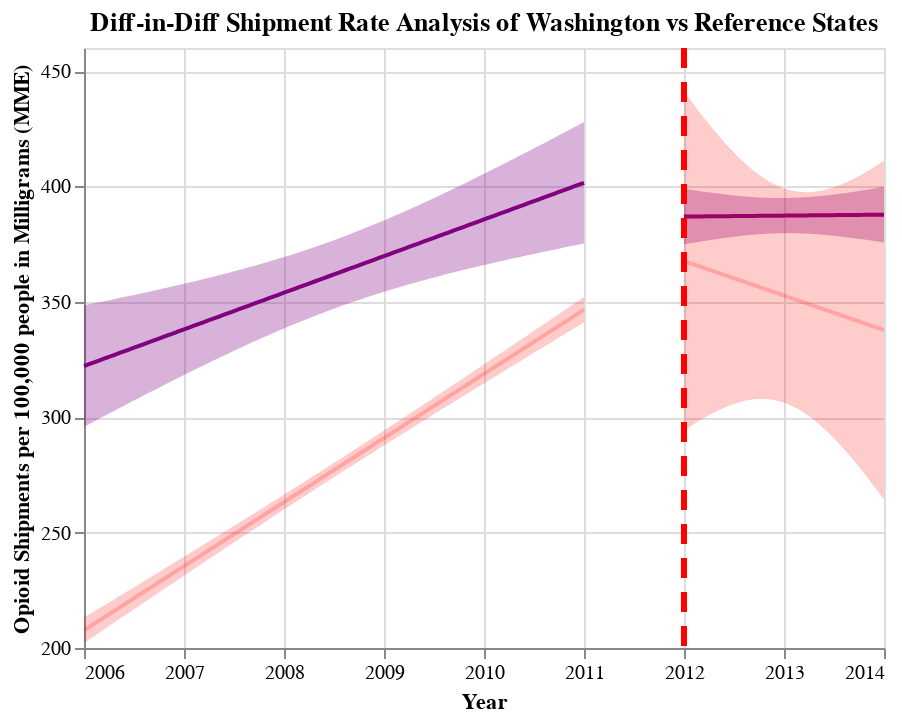

The notebook cell saved with this chart:
### Code cell
## Combine pre-post graphs to create diff-in-diff graph for WA and WA reference states
diff_in_diff_WA = pre_post_WA + pre_post_WA_ref
diff_in_diff_WA.properties(title="Diff-in-Diff Shipment Rate Analysis of Washington vs Reference States")

### Figure 1 — Vega-Lite specification as saved in the notebook (floating-point values rounded to 4 significant figures)
{"config": {"view": {"continuousWidth": 400, "continuousHeight": 300}}, "layer": [{"mark": {"type": "errorband", "color": "purple"}, "encoding": {"x": {"field": "YEAR", "type": "quantitative"}, "y": {"field": "ci_low", "title": "", "type": "quantitative"}, "y2": {"field": "ci_high"}}}, {"mark": {"type": "line", "color": "purple"}, "encoding": {"x": {"axis": {"format": "T", "title": "Year"}, "field": "YEAR", "scale": {"zero": false}, "type": "quantitative"}, "y": {"field": "MME_Rate", "scale": {"zero": false}, "title": "Opioid Shipments per 100,000 people in Milligrams (MME)", "type": "quantitative"}}}, {"layer": [{"mark": {"type": "errorband", "color": "purple"}, "encoding": {"x": {"field": "YEAR", "type": "quantitative"}, "y": {"field": "ci_low", "title": "", "type": "quantitative"}, "y2": {"field": "ci_high"}}}, {"mark": {"type": "line", "color": "purple"}, "encoding": {"x": {"axis": {"format": "T", "title": "Year"}, "field": "YEAR", "scale": {"zero": false}, "type": "quantitative"}, "y": {"field": "MME_Rate", "scale": {"zero": false}, "title": "Opioid Shipments per 100,000 people in Milligrams (MME)", "type": "quantitative"}}}], "data": {"name": "data-937d357626e792159a10840def6acec8"}}, {"data": {"name": "data-093671e60d609957934f7032375c92d9"}, "mark": {"type": "rule", "color": "red", "strokeDash": [10, 7], "strokeWidth": 3}, "encoding": {"x": {"field": "x", "type": "quantitative"}}}, {"layer": [{"mark": {"type": "errorband", "color": "red", "opacity": 0.2}, "encoding": {"x": {"field": "YEAR", "type": "quantitative"}, "y": {"field": "ci_low", "title": "", "type": "quantitative"}, "y2": {"field": "ci_high"}}}, {"mark": {"type": "line", "color": "red", "opacity": 0.2}, "encoding": {"x": {"axis": {"format": "T", "title": "Year"}, "field": "YEAR", "scale": {"zero": false}, "type": "quantitative"}, "y": {"field": "MME_Rate", "scale": {"zero": false}, "title": "Opioid Shipments per 100,000 people in Milligrams (MME)", "type": "quantitative"}}}, {"layer": [{"mark": {"type": "errorband", "color": "red", "opacity": 0.2}, "encoding": {"x": {"field": "YEAR", "type": "quantitative"}, "y": {"field": "ci_low", "title": "", "type": "quantitative"}, "y2": {"field": "ci_high"}}}, {"mark": {"type": "line", "color": "red", "opacity": 0.2}, "encoding": {"x": {"axis": {"format": "T", "title": "Year"}, "field": "YEAR", "scale": {"zero": false}, "type": "quantitative"}, "y": {"field": "MME_Rate", "scale": {"zero": false}, "title": "Opioid Shipments per 100,000 people in Milligrams (MME)", "type": "quantitative"}}}], "data": {"name": "data-76d3dc03e9fa1897c2f8af5c56c6f80f"}}, {"data": {"name": "data-093671e60d609957934f7032375c92d9"}, "mark": {"type": "rule", "color": "red", "strokeDash": [10, 7], "strokeWidth": 3}, "encoding": {"x": {"field": "x", "type": "quantitative"}}}], "data": {"name": "data-23aea744ccb8f256b6379fe468d62f79"}}], "data": {"name": "data-77b0c79860c59218d53ecdefe11df7f9"}, "title": "Diff-in-Diff Shipment Rate Analysis of Washington vs Reference States", "$schema": "https://vega.github.io/schema/vega-lite/v4.17.0.json", "datasets": {"data-77b0c79860c59218d53ecdefe11df7f9": [{"YEAR": 2006.0, "MME_Rate": 322.2, "ci_low": 295.8, "ci_high": 348.5}, {"YEAR": 2006.0, "MME_Rate": 323.0, "ci_low": 297.0, "ci_high": 348.9}, {"YEAR": 2006.0, "MME_Rate": 323.8, "ci_low": 298.2, "ci_high": 349.4}, {"YEAR": 2006.0, "MME_Rate": 324.6, "ci_low": 299.3, "ci_high": 349.8}, {"YEAR": 2006.0, "MME_Rate": 325.4, "ci_low": 300.4, "ci_high": 350.3}, {"YEAR": 2006.0, "MME_Rate": 326.1, "ci_low": 301.6, "ci_high": 350.7}, {"YEAR": 2006.0, "MME_Rate": 326.9, "ci_low": 302.7, "ci_high": 351.2}, {"YEAR": 2006.0, "MME_Rate": 327.7, "ci_low": 303.9, "ci_high": 351.6}, {"YEAR": 2006.0, "MME_Rate": 328.5, "ci_low": 305.0, "ci_high": 352.1}, {"YEAR": 2006.0, "MME_Rate": 329.3, "ci_low": 306.1, "ci_high": 352.5}, {"YEAR": 2006.0, "MME_Rate": 330.1, "ci_low": 307.2, "ci_high": 353.0}, {"YEAR": 2007.0, "MME_Rate": 330.9, "ci_low": 308.4, "ci_high": 353.5}, {"YEAR": 2007.0, "MME_Rate": 331.7, "ci_low": 309.5, "ci_high": 353.9}, {"YEAR": 2007.0, "MME_Rate": 332.5, "ci_low": 310.6, "ci_high": 354.4}, {"YEAR": 2007.0, "MME_Rate": 333.3, "ci_low": 311.7, "ci_high": 354.9}, {"YEAR": 2007.0, "MME_Rate": 334.1, "ci_low": 312.8, "ci_high": 355.4}, {"YEAR": 2007.0, "MME_Rate": 334.9, "ci_low": 313.9, "ci_high": 355.8}, {"YEAR": 2007.0, "MME_Rate": 335.7, "ci_low": 315.0, "ci_high": 356.3}, {"YEAR": 2007.0, "MME_Rate": 336.5, "ci_low": 316.1, "ci_high": 356.8}, {"YEAR": 2007.0, "MME_Rate": 337.3, "ci_low": 317.2, "ci_high": 357.3}, {"YEAR": 2007.0, "MME_Rate": 338.1, "ci_low": 318.3, "ci_high": 357.8}, {"YEAR": 2007.0, "MME_Rate": 338.9, "ci_low": 319.4, "ci_high": 358.3}, {"YEAR": 2007.0, "MME_Rate": 339.6, "ci_low": 320.4, "ci_high": 358.9}, {"YEAR": 2007.0, "MME_Rate": 340.4, "ci_low": 321.5, "ci_high": 359.4}, {"YEAR": 2007.0, "MME_Rate": 341.2, "ci_low": 322.6, "ci_high": 359.9}, {"YEAR": 2007.0, "MME_Rate": 342.0, "ci_low": 323.6, "ci_high": 360.4}, {"YEAR": 2007.0, "MME_Rate": 342.8, "ci_low": 324.7, "ci_high": 361.0}, {"YEAR": 2007.0, "MME_Rate": 343.6, "ci_low": 325.7, "ci_high": 361.5}, {"YEAR": 2007.0, "MME_Rate": 344.4, "ci_low": 326.7, "ci_high": 362.1}, {"YEAR": 2007.0, "MME_Rate": 345.2, "ci_low": 327.8, "ci_high": 362.6}, {"YEAR": 2007.0, "MME_Rate": 346.0, "ci_low": 328.8, "ci_high": 363.2}, {"YEAR": 2008.0, "MME_Rate": 346.8, "ci_low": 329.8, "ci_high": 363.8}, {"YEAR": 2008.0, "MME_Rate": 347.6, "ci_low": 330.8, "ci_high": 364.4}, {"YEAR": 2008.0, "MME_Rate": 348.4, "ci_low": 331.8, "ci_high": 365.0}, {"YEAR": 2008.0, "MME_Rate": 349.2, "ci_low": 332.8, "ci_high": 365.6}, {"YEAR": 2008.0, "MME_Rate": 350.0, "ci_low": 333.8, "ci_high": 366.2}, {"YEAR": 2008.0, "MME_Rate": 350.8, "ci_low": 334.7, "ci_high": 366.8}, {"YEAR": 2008.0, "MME_Rate": 351.6, "ci_low": 335.7, "ci_high": 367.5}, {"YEAR": 2008.0, "MME_Rate": 352.4, "ci_low": 336.6, "ci_high": 368.1}, {"YEAR": 2008.0, "MME_Rate": 353.2, "ci_low": 337.5, "ci_high": 368.8}, {"YEAR": 2008.0, "MME_Rate": 353.9, "ci_low": 338.5, "ci_high": 369.4}, {"YEAR": 2008.0, "MME_Rate": 354.7, "ci_low": 339.4, "ci_high": 370.1}, {"YEAR": 2008.0, "MME_Rate": 355.5, "ci_low": 340.3, "ci_high": 370.8}, {"YEAR": 2008.0, "MME_Rate": 356.3, "ci_low": 341.2, "ci_high": 371.5}, {"YEAR": 2008.0, "MME_Rate": 357.1, "ci_low": 342.0, "ci_high": 372.2}, {"YEAR": 2008.0, "MME_Rate": 357.9, "ci_low": 342.9, "ci_high": 372.9}, {"YEAR": 2008.0, "MME_Rate": 358.7, "ci_low": 343.8, "ci_high": 373.7}, {"YEAR": 2008.0, "MME_Rate": 359.5, "ci_low": 344.6, "ci_high": 374.4}, {"YEAR": 2008.0, "MME_Rate": 360.3, "ci_low": 345.4, "ci_high": 375.2}, {"YEAR": 2008.0, "MME_Rate": 361.1, "ci_low": 346.2, "ci_high": 375.9}, {"YEAR": 2008.0, "MME_Rate": 361.9, "ci_low": 347.0, "ci_high": 376.7}, {"YEAR": 2009.0, "MME_Rate": 362.7, "ci_low": 347.8, "ci_high": 377.5}, {"YEAR": 2009.0, "MME_Rate": 363.5, "ci_low": 348.6, "ci_high": 378.4}, {"YEAR": 2009.0, "MME_Rate": 364.3, "ci_low": 349.4, "ci_high": 379.2}, {"YEAR": 2009.0, "MME_Rate": 365.1, "ci_low": 350.1, "ci_high": 380.0}, {"YEAR": 2009.0, "MME_Rate": 365.9, "ci_low": 350.8, "ci_high": 380.9}, {"YEAR": 2009.0, "MME_Rate": 366.7, "ci_low": 351.6, "ci_high": 381.7}, {"YEAR": 2009.0, "MME_Rate": 367.4, "ci_low": 352.3, "ci_high": 382.6}, {"YEAR": 2009.0, "MME_Rate": 368.2, "ci_low": 353.0, "ci_high": 383.5}, {"YEAR": 2009.0, "MME_Rate": 369.0, "ci_low": 353.7, "ci_high": 384.4}, {"YEAR": 2009.0, "MME_Rate": 369.8, "ci_low": 354.4, "ci_high": 385.3}, {"YEAR": 2009.0, "MME_Rate": 370.6, "ci_low": 355.0, "ci_high": 386.2}, {"YEAR": 2009.0, "MME_Rate": 371.4, "ci_low": 355.7, "ci_high": 387.2}, {"YEAR": 2009.0, "MME_Rate": 372.2, "ci_low": 356.3, "ci_high": 388.1}, {"YEAR": 2009.0, "MME_Rate": 373.0, "ci_low": 357.0, "ci_high": 389.1}, {"YEAR": 2009.0, "MME_Rate": 373.8, "ci_low": 357.6, "ci_high": 390.0}, {"YEAR": 2009.0, "MME_Rate": 374.6, "ci_low": 358.2, "ci_high": 391.0}, {"YEAR": 2009.0, "MME_Rate": 375.4, "ci_low": 358.8, "ci_high": 392.0}, {"YEAR": 2009.0, "MME_Rate": 376.2, "ci_low": 359.4, "ci_high": 393.0}, {"YEAR": 2009.0, "MME_Rate": 377.0, "ci_low": 360.0, "ci_high": 394.0}, {"YEAR": 2009.0, "MME_Rate": 377.8, "ci_low": 360.6, "ci_high": 395.0}, {"YEAR": 2010.0, "MME_Rate": 378.6, "ci_low": 361.1, "ci_high": 396.0}, {"YEAR": 2010.0, "MME_Rate": 379.4, "ci_low": 361.7, "ci_high": 397.0}, {"YEAR": 2010.0, "MME_Rate": 380.2, "ci_low": 362.2, "ci_high": 398.1}, {"YEAR": 2010.0, "MME_Rate": 380.9, "ci_low": 362.8, "ci_high": 399.1}, {"YEAR": 2010.0, "MME_Rate": 381.7, "ci_low": 363.3, "ci_high": 400.1}, {"YEAR": 2010.0, "MME_Rate": 382.5, "ci_low": 363.9, "ci_high": 401.2}, {"YEAR": 2010.0, "MME_Rate": 383.3, "ci_low": 364.4, "ci_high": 402.3}, {"YEAR": 2010.0, "MME_Rate": 384.1, "ci_low": 364.9, "ci_high": 403.3}, {"YEAR": 2010.0, "MME_Rate": 384.9, "ci_low": 365.4, "ci_high": 404.4}, {"YEAR": 2010.0, "MME_Rate": 385.7, "ci_low": 365.9, "ci_high": 405.5}, {"YEAR": 2010.0, "MME_Rate": 386.5, "ci_low": 366.5, "ci_high": 406.6}, {"YEAR": 2010.0, "MME_Rate": 387.3, "ci_low": 366.9, "ci_high": 407.6}, {"YEAR": 2010.0, "MME_Rate": 388.1, "ci_low": 367.4, "ci_high": 408.7}, {"YEAR": 2010.0, "MME_Rate": 388.9, "ci_low": 367.9, "ci_high": 409.8}, {"YEAR": 2010.0, "MME_Rate": 389.7, "ci_low": 368.4, "ci_high": 410.9}, {"YEAR": 2010.0, "MME_Rate": 390.5, "ci_low": 368.9, "ci_high": 412.1}, {"YEAR": 2010.0, "MME_Rate": 391.3, "ci_low": 369.4, "ci_high": 413.2}, {"YEAR": 2010.0, "MME_Rate": 392.1, "ci_low": 369.8, "ci_high": 414.3}, {"YEAR": 2010.0, "MME_Rate": 392.9, "ci_low": 370.3, "ci_high": 415.4}, {"YEAR": 2010.0, "MME_Rate": 393.7, "ci_low": 370.8, "ci_high": 416.5}, {"YEAR": 2011.0, "MME_Rate": 394.4, "ci_low": 371.2, "ci_high": 417.6}, {"YEAR": 2011.0, "MME_Rate": 395.2, "ci_low": 371.7, "ci_high": 418.8}, {"YEAR": 2011.0, "MME_Rate": 396.0, "ci_low": 372.2, "ci_high": 419.9}, {"YEAR": 2011.0, "MME_Rate": 396.8, "ci_low": 372.6, "ci_high": 421.0}, {"YEAR": 2011.0, "MME_Rate": 397.6, "ci_low": 373.1, "ci_high": 422.2}, {"YEAR": 2011.0, "MME_Rate": 398.4, "ci_low": 373.5, "ci_high": 423.3}, {"YEAR": 2011.0, "MME_Rate": 399.2, "ci_low": 374.0, "ci_high": 424.5}, {"YEAR": 2011.0, "MME_Rate": 400.0, "ci_low": 374.4, "ci_high": 425.6}, {"YEAR": 2011.0, "MME_Rate": 400.8, "ci_low": 374.8, "ci_high": 426.8}, {"YEAR": 2011.0, "MME_Rate": 401.6, "ci_low": 375.3, "ci_high": 427.9}], "data-937d357626e792159a10840def6acec8": [{"YEAR": 2012.0, "MME_Rate": 387.0, "ci_low": 374.9, "ci_high": 399.0}, {"YEAR": 2012.0, "MME_Rate": 387.0, "ci_low": 375.0, "ci_high": 398.9}, {"YEAR": 2012.0, "MME_Rate": 387.0, "ci_low": 375.2, "ci_high": 398.7}, {"YEAR": 2012.0, "MME_Rate": 387.0, "ci_low": 375.3, "ci_high": 398.6}, {"YEAR": 2012.0, "MME_Rate": 387.0, "ci_low": 375.5, "ci_high": 398.5}, {"YEAR": 2012.0, "MME_Rate": 387.0, "ci_low": 375.6, "ci_high": 398.3}, {"YEAR": 2012.0, "MME_Rate": 387.0, "ci_low": 375.8, "ci_high": 398.2}, {"YEAR": 2012.0, "MME_Rate": 387.0, "ci_low": 375.9, "ci_high": 398.1}, {"YEAR": 2012.0, "MME_Rate": 387.0, "ci_low": 376.1, "ci_high": 398.0}, {"YEAR": 2012.0, "MME_Rate": 387.0, "ci_low": 376.2, "ci_high": 397.8}, {"YEAR": 2012.0, "MME_Rate": 387.0, "ci_low": 376.4, "ci_high": 397.7}, {"YEAR": 2012.0, "MME_Rate": 387.0, "ci_low": 376.5, "ci_high": 397.6}, {"YEAR": 2012.0, "MME_Rate": 387.0, "ci_low": 376.6, "ci_high": 397.5}, {"YEAR": 2012.0, "MME_Rate": 387.1, "ci_low": 376.8, "ci_high": 397.4}, {"YEAR": 2012.0, "MME_Rate": 387.1, "ci_low": 376.9, "ci_high": 397.2}, {"YEAR": 2012.0, "MME_Rate": 387.1, "ci_low": 377.0, "ci_high": 397.1}, {"YEAR": 2012.0, "MME_Rate": 387.1, "ci_low": 377.2, "ci_high": 397.0}, {"YEAR": 2012.0, "MME_Rate": 387.1, "ci_low": 377.3, "ci_high": 396.9}, {"YEAR": 2012.0, "MME_Rate": 387.1, "ci_low": 377.4, "ci_high": 396.8}, {"YEAR": 2012.0, "MME_Rate": 387.1, "ci_low": 377.5, "ci_high": 396.7}, {"YEAR": 2012.0, "MME_Rate": 387.1, "ci_low": 377.6, "ci_high": 396.6}, {"YEAR": 2012.0, "MME_Rate": 387.1, "ci_low": 377.8, "ci_high": 396.5}, {"YEAR": 2012.0, "MME_Rate": 387.1, "ci_low": 377.9, "ci_high": 396.4}, {"YEAR": 2012.0, "MME_Rate": 387.1, "ci_low": 378.0, "ci_high": 396.3}, {"YEAR": 2012.0, "MME_Rate": 387.1, "ci_low": 378.1, "ci_high": 396.2}, {"YEAR": 2012.0, "MME_Rate": 387.2, "ci_low": 378.2, "ci_high": 396.1}, {"YEAR": 2013.0, "MME_Rate": 387.2, "ci_low": 378.3, "ci_high": 396.0}, {"YEAR": 2013.0, "MME_Rate": 387.2, "ci_low": 378.4, "ci_high": 395.9}, {"YEAR": 2013.0, "MME_Rate": 387.2, "ci_low": 378.5, "ci_high": 395.9}, {"YEAR": 2013.0, "MME_Rate": 387.2, "ci_low": 378.6, "ci_high": 395.8}, {"YEAR": 2013.0, "MME_Rate": 387.2, "ci_low": 378.7, "ci_high": 395.7}, {"YEAR": 2013.0, "MME_Rate": 387.2, "ci_low": 378.8, "ci_high": 395.6}, {"YEAR": 2013.0, "MME_Rate": 387.2, "ci_low": 378.9, "ci_high": 395.6}, {"YEAR": 2013.0, "MME_Rate": 387.2, "ci_low": 379.0, "ci_high": 395.5}, {"YEAR": 2013.0, "MME_Rate": 387.2, "ci_low": 379.0, "ci_high": 395.4}, {"YEAR": 2013.0, "MME_Rate": 387.2, "ci_low": 379.1, "ci_high": 395.4}, {"YEAR": 2013.0, "MME_Rate": 387.2, "ci_low": 379.2, "ci_high": 395.3}, {"YEAR": 2013.0, "MME_Rate": 387.3, "ci_low": 379.2, "ci_high": 395.3}, {"YEAR": 2013.0, "MME_Rate": 387.3, "ci_low": 379.3, "ci_high": 395.2}, {"YEAR": 2013.0, "MME_Rate": 387.3, "ci_low": 379.4, "ci_high": 395.2}, {"YEAR": 2013.0, "MME_Rate": 387.3, "ci_low": 379.4, "ci_high": 395.1}, {"YEAR": 2013.0, "MME_Rate": 387.3, "ci_low": 379.5, "ci_high": 395.1}, {"YEAR": 2013.0, "MME_Rate": 387.3, "ci_low": 379.5, "ci_high": 395.1}, {"YEAR": 2013.0, "MME_Rate": 387.3, "ci_low": 379.6, "ci_high": 395.0}, {"YEAR": 2013.0, "MME_Rate": 387.3, "ci_low": 379.6, "ci_high": 395.0}, {"YEAR": 2013.0, "MME_Rate": 387.3, "ci_low": 379.6, "ci_high": 395.0}, {"YEAR": 2013.0, "MME_Rate": 387.3, "ci_low": 379.7, "ci_high": 395.0}, {"YEAR": 2013.0, "MME_Rate": 387.3, "ci_low": 379.7, "ci_high": 395.0}, {"YEAR": 2013.0, "MME_Rate": 387.3, "ci_low": 379.7, "ci_high": 395.0}, {"YEAR": 2013.0, "MME_Rate": 387.4, "ci_low": 379.7, "ci_high": 395.0}, {"YEAR": 2013.0, "MME_Rate": 387.4, "ci_low": 379.7, "ci_high": 395.0}, {"YEAR": 2013.0, "MME_Rate": 387.4, "ci_low": 379.7, "ci_high": 395.0}, {"YEAR": 2013.0, "MME_Rate": 387.4, "ci_low": 379.7, "ci_high": 395.0}, {"YEAR": 2013.0, "MME_Rate": 387.4, "ci_low": 379.7, "ci_high": 395.0}, {"YEAR": 2013.0, "MME_Rate": 387.4, "ci_low": 379.7, "ci_high": 395.1}, {"YEAR": 2013.0, "MME_Rate": 387.4, "ci_low": 379.7, "ci_high": 395.1}, {"YEAR": 2013.0, "MME_Rate": 387.4, "ci_low": 379.7, "ci_high": 395.1}, {"YEAR": 2013.0, "MME_Rate": 387.4, "ci_low": 379.7, "ci_high": 395.2}, {"YEAR": 2013.0, "MME_Rate": 387.4, "ci_low": 379.7, "ci_high": 395.2}, {"YEAR": 2013.0, "MME_Rate": 387.4, "ci_low": 379.6, "ci_high": 395.3}, {"YEAR": 2013.0, "MME_Rate": 387.4, "ci_low": 379.6, "ci_high": 395.3}, {"YEAR": 2013.0, "MME_Rate": 387.5, "ci_low": 379.6, "ci_high": 395.4}, {"YEAR": 2013.0, "MME_Rate": 387.5, "ci_low": 379.5, "ci_high": 395.4}, {"YEAR": 2013.0, "MME_Rate": 387.5, "ci_low": 379.5, "ci_high": 395.5}, {"YEAR": 2013.0, "MME_Rate": 387.5, "ci_low": 379.4, "ci_high": 395.5}, {"YEAR": 2013.0, "MME_Rate": 387.5, "ci_low": 379.4, "ci_high": 395.6}, {"YEAR": 2013.0, "MME_Rate": 387.5, "ci_low": 379.3, "ci_high": 395.7}, {"YEAR": 2013.0, "MME_Rate": 387.5, "ci_low": 379.2, "ci_high": 395.8}, {"YEAR": 2013.0, "MME_Rate": 387.5, "ci_low": 379.2, "ci_high": 395.9}, {"YEAR": 2013.0, "MME_Rate": 387.5, "ci_low": 379.1, "ci_high": 395.9}, {"YEAR": 2013.0, "MME_Rate": 387.5, "ci_low": 379.0, "ci_high": 396.0}, {"YEAR": 2013.0, "MME_Rate": 387.5, "ci_low": 379.0, "ci_high": 396.1}, {"YEAR": 2013.0, "MME_Rate": 387.5, "ci_low": 378.9, "ci_high": 396.2}, {"YEAR": 2013.0, "MME_Rate": 387.6, "ci_low": 378.8, "ci_high": 396.3}, {"YEAR": 2013.0, "MME_Rate": 387.6, "ci_low": 378.7, "ci_high": 396.4}, {"YEAR": 2013.0, "MME_Rate": 387.6, "ci_low": 378.6, "ci_high": 396.5}, {"YEAR": 2014.0, "MME_Rate": 387.6, "ci_low": 378.5, "ci_high": 396.6}, {"YEAR": 2014.0, "MME_Rate": 387.6, "ci_low": 378.4, "ci_high": 396.7}, {"YEAR": 2014.0, "MME_Rate": 387.6, "ci_low": 378.3, "ci_high": 396.8}, {"YEAR": 2014.0, "MME_Rate": 387.6, "ci_low": 378.2, "ci_high": 397.0}, {"YEAR": 2014.0, "MME_Rate": 387.6, "ci_low": 378.1, "ci_high": 397.1}, {"YEAR": 2014.0, "MME_Rate": 387.6, "ci_low": 378.0, "ci_high": 397.2}, {"YEAR": 2014.0, "MME_Rate": 387.6, "ci_low": 377.9, "ci_high": 397.3}, {"YEAR": 2014.0, "MME_Rate": 387.6, "ci_low": 377.8, "ci_high": 397.4}, {"YEAR": 2014.0, "MME_Rate": 387.6, "ci_low": 377.7, "ci_high": 397.6}, {"YEAR": 2014.0, "MME_Rate": 387.7, "ci_low": 377.6, "ci_high": 397.7}, {"YEAR": 2014.0, "MME_Rate": 387.7, "ci_low": 377.5, "ci_high": 397.8}, {"YEAR": 2014.0, "MME_Rate": 387.7, "ci_low": 377.4, "ci_high": 398.0}, {"YEAR": 2014.0, "MME_Rate": 387.7, "ci_low": 377.3, "ci_high": 398.1}, {"YEAR": 2014.0, "MME_Rate": 387.7, "ci_low": 377.1, "ci_high": 398.2}, {"YEAR": 2014.0, "MME_Rate": 387.7, "ci_low": 377.0, "ci_high": 398.4}, {"YEAR": 2014.0, "MME_Rate": 387.7, "ci_low": 376.9, "ci_high": 398.5}, {"YEAR": 2014.0, "MME_Rate": 387.7, "ci_low": 376.8, "ci_high": 398.7}, {"YEAR": 2014.0, "MME_Rate": 387.7, "ci_low": 376.6, "ci_high": 398.8}, {"YEAR": 2014.0, "MME_Rate": 387.7, "ci_low": 376.5, "ci_high": 398.9}, {"YEAR": 2014.0, "MME_Rate": 387.7, "ci_low": 376.4, "ci_high": 399.1}, {"YEAR": 2014.0, "MME_Rate": 387.7, "ci_low": 376.2, "ci_high": 399.2}, {"YEAR": 2014.0, "MME_Rate": 387.8, "ci_low": 376.1, "ci_high": 399.4}, {"YEAR": 2014.0, "MME_Rate": 387.8, "ci_low": 376.0, "ci_high": 399.5}, {"YEAR": 2014.0, "MME_Rate": 387.8, "ci_low": 375.8, "ci_high": 399.7}, {"YEAR": 2014.0, "MME_Rate": 387.8, "ci_low": 375.7, "ci_high": 399.8}], "data-093671e60d609957934f7032375c92d9": [{"x": 2012}], "data-23aea744ccb8f256b6379fe468d62f79": [{"YEAR": 2006.0, "MME_Rate": 207.7, "ci_low": 202.2, "ci_high": 213.2}, {"YEAR": 2006.0, "MME_Rate": 209.1, "ci_low": 203.6, "ci_high": 214.5}, {"YEAR": 2006.0, "MME_Rate": 210.5, "ci_low": 205.1, "ci_high": 215.8}, {"YEAR": 2006.0, "MME_Rate": 211.8, "ci_low": 206.6, "ci_high": 217.1}, {"YEAR": 2006.0, "MME_Rate": 213.2, "ci_low": 208.0, "ci_high": 218.4}, {"YEAR": 2006.0, "MME_Rate": 214.6, "ci_low": 209.5, "ci_high": 219.8}, {"YEAR": 2006.0, "MME_Rate": 216.0, "ci_low": 210.9, "ci_high": 221.1}, {"YEAR": 2006.0, "MME_Rate": 217.4, "ci_low": 212.4, "ci_high": 222.4}, {"YEAR": 2006.0, "MME_Rate": 218.8, "ci_low": 213.9, "ci_high": 223.7}, {"YEAR": 2006.0, "MME_Rate": 220.2, "ci_low": 215.3, "ci_high": 225.0}, {"YEAR": 2006.0, "MME_Rate": 221.6, "ci_low": 216.8, "ci_high": 226.3}, {"YEAR": 2007.0, "MME_Rate": 223.0, "ci_low": 218.2, "ci_high": 227.7}, {"YEAR": 2007.0, "MME_Rate": 224.3, "ci_low": 219.7, "ci_high": 229.0}, {"YEAR": 2007.0, "MME_Rate": 225.7, "ci_low": 221.2, "ci_high": 230.3}, {"YEAR": 2007.0, "MME_Rate": 227.1, "ci_low": 222.6, "ci_high": 231.6}, {"YEAR": 2007.0, "MME_Rate": 228.5, "ci_low": 224.1, "ci_high": 233.0}, {"YEAR": 2007.0, "MME_Rate": 229.9, "ci_low": 225.5, "ci_high": 234.3}, {"YEAR": 2007.0, "MME_Rate": 231.3, "ci_low": 227.0, "ci_high": 235.6}, {"YEAR": 2007.0, "MME_Rate": 232.7, "ci_low": 228.4, "ci_high": 236.9}, {"YEAR": 2007.0, "MME_Rate": 234.1, "ci_low": 229.9, "ci_high": 238.3}, {"YEAR": 2007.0, "MME_Rate": 235.5, "ci_low": 231.3, "ci_high": 239.6}, {"YEAR": 2007.0, "MME_Rate": 236.8, "ci_low": 232.8, "ci_high": 240.9}, {"YEAR": 2007.0, "MME_Rate": 238.2, "ci_low": 234.2, "ci_high": 242.2}, {"YEAR": 2007.0, "MME_Rate": 239.6, "ci_low": 235.7, "ci_high": 243.6}, {"YEAR": 2007.0, "MME_Rate": 241.0, "ci_low": 237.1, "ci_high": 244.9}, {"YEAR": 2007.0, "MME_Rate": 242.4, "ci_low": 238.6, "ci_high": 246.2}, {"YEAR": 2007.0, "MME_Rate": 243.8, "ci_low": 240.0, "ci_high": 247.6}, {"YEAR": 2007.0, "MME_Rate": 245.2, "ci_low": 241.4, "ci_high": 248.9}, {"YEAR": 2007.0, "MME_Rate": 246.6, "ci_low": 242.9, "ci_high": 250.3}, {"YEAR": 2007.0, "MME_Rate": 248.0, "ci_low": 244.3, "ci_high": 251.6}, {"YEAR": 2007.0, "MME_Rate": 249.3, "ci_low": 245.7, "ci_high": 252.9}, {"YEAR": 2008.0, "MME_Rate": 250.7, "ci_low": 247.2, "ci_high": 254.3}, {"YEAR": 2008.0, "MME_Rate": 252.1, "ci_low": 248.6, "ci_high": 255.6}, {"YEAR": 2008.0, "MME_Rate": 253.5, "ci_low": 250.0, "ci_high": 257.0}, {"YEAR": 2008.0, "MME_Rate": 254.9, "ci_low": 251.5, "ci_high": 258.3}, {"YEAR": 2008.0, "MME_Rate": 256.3, "ci_low": 252.9, "ci_high": 259.7}, {"YEAR": 2008.0, "MME_Rate": 257.7, "ci_low": 254.3, "ci_high": 261.0}, {"YEAR": 2008.0, "MME_Rate": 259.1, "ci_low": 255.7, "ci_high": 262.4}, {"YEAR": 2008.0, "MME_Rate": 260.5, "ci_low": 257.2, "ci_high": 263.7}, {"YEAR": 2008.0, "MME_Rate": 261.8, "ci_low": 258.6, "ci_high": 265.1}, {"YEAR": 2008.0, "MME_Rate": 263.2, "ci_low": 260.0, "ci_high": 266.5}, {"YEAR": 2008.0, "MME_Rate": 264.6, "ci_low": 261.4, "ci_high": 267.8}, {"YEAR": 2008.0, "MME_Rate": 266.0, "ci_low": 262.8, "ci_high": 269.2}, {"YEAR": 2008.0, "MME_Rate": 267.4, "ci_low": 264.2, "ci_high": 270.6}, {"YEAR": 2008.0, "MME_Rate": 268.8, "ci_low": 265.6, "ci_high": 271.9}, {"YEAR": 2008.0, "MME_Rate": 270.2, "ci_low": 267.0, "ci_high": 273.3}, {"YEAR": 2008.0, "MME_Rate": 271.6, "ci_low": 268.4, "ci_high": 274.7}, {"YEAR": 2008.0, "MME_Rate": 273.0, "ci_low": 269.8, "ci_high": 276.1}, {"YEAR": 2008.0, "MME_Rate": 274.3, "ci_low": 271.2, "ci_high": 277.5}, {"YEAR": 2008.0, "MME_Rate": 275.7, "ci_low": 272.6, "ci_high": 278.8}, {"YEAR": 2008.0, "MME_Rate": 277.1, "ci_low": 274.0, "ci_high": 280.2}, {"YEAR": 2009.0, "MME_Rate": 278.5, "ci_low": 275.4, "ci_high": 281.6}, {"YEAR": 2009.0, "MME_Rate": 279.9, "ci_low": 276.8, "ci_high": 283.0}, {"YEAR": 2009.0, "MME_Rate": 281.3, "ci_low": 278.2, "ci_high": 284.4}, {"YEAR": 2009.0, "MME_Rate": 282.7, "ci_low": 279.6, "ci_high": 285.8}, {"YEAR": 2009.0, "MME_Rate": 284.1, "ci_low": 280.9, "ci_high": 287.2}, {"YEAR": 2009.0, "MME_Rate": 285.5, "ci_low": 282.3, "ci_high": 288.6}, {"YEAR": 2009.0, "MME_Rate": 286.9, "ci_low": 283.7, "ci_high": 290.0}, {"YEAR": 2009.0, "MME_Rate": 288.2, "ci_low": 285.1, "ci_high": 291.4}, {"YEAR": 2009.0, "MME_Rate": 289.6, "ci_low": 286.4, "ci_high": 292.8}, {"YEAR": 2009.0, "MME_Rate": 291.0, "ci_low": 287.8, "ci_high": 294.3}, {"YEAR": 2009.0, "MME_Rate": 292.4, "ci_low": 289.1, "ci_high": 295.7}, {"YEAR": 2009.0, "MME_Rate": 293.8, "ci_low": 290.5, "ci_high": 297.1}, {"YEAR": 2009.0, "MME_Rate": 295.2, "ci_low": 291.9, "ci_high": 298.5}, {"YEAR": 2009.0, "MME_Rate": 296.6, "ci_low": 293.2, "ci_high": 299.9}, {"YEAR": 2009.0, "MME_Rate": 298.0, "ci_low": 294.6, "ci_high": 301.4}, {"YEAR": 2009.0, "MME_Rate": 299.4, "ci_low": 295.9, "ci_high": 302.8}, {"YEAR": 2009.0, "MME_Rate": 300.7, "ci_low": 297.3, "ci_high": 304.2}, {"YEAR": 2009.0, "MME_Rate": 302.1, "ci_low": 298.6, "ci_high": 305.6}, {"YEAR": 2009.0, "MME_Rate": 303.5, "ci_low": 300.0, "ci_high": 307.1}, {"YEAR": 2009.0, "MME_Rate": 304.9, "ci_low": 301.3, "ci_high": 308.5}, {"YEAR": 2010.0, "MME_Rate": 306.3, "ci_low": 302.7, "ci_high": 309.9}, {"YEAR": 2010.0, "MME_Rate": 307.7, "ci_low": 304.0, "ci_high": 311.4}, {"YEAR": 2010.0, "MME_Rate": 309.1, "ci_low": 305.3, "ci_high": 312.8}, {"YEAR": 2010.0, "MME_Rate": 310.5, "ci_low": 306.7, "ci_high": 314.3}, {"YEAR": 2010.0, "MME_Rate": 311.9, "ci_low": 308.0, "ci_high": 315.7}, {"YEAR": 2010.0, "MME_Rate": 313.2, "ci_low": 309.3, "ci_high": 317.1}, {"YEAR": 2010.0, "MME_Rate": 314.6, "ci_low": 310.7, "ci_high": 318.6}, {"YEAR": 2010.0, "MME_Rate": 316.0, "ci_low": 312.0, "ci_high": 320.0}, {"YEAR": 2010.0, "MME_Rate": 317.4, "ci_low": 313.3, "ci_high": 321.5}, {"YEAR": 2010.0, "MME_Rate": 318.8, "ci_low": 314.7, "ci_high": 322.9}, {"YEAR": 2010.0, "MME_Rate": 320.2, "ci_low": 316.0, "ci_high": 324.4}, {"YEAR": 2010.0, "MME_Rate": 321.6, "ci_low": 317.3, "ci_high": 325.8}, {"YEAR": 2010.0, "MME_Rate": 323.0, "ci_low": 318.6, "ci_high": 327.3}, {"YEAR": 2010.0, "MME_Rate": 324.4, "ci_low": 320.0, "ci_high": 328.7}, {"YEAR": 2010.0, "MME_Rate": 325.7, "ci_low": 321.3, "ci_high": 330.2}, {"YEAR": 2010.0, "MME_Rate": 327.1, "ci_low": 322.6, "ci_high": 331.6}, {"YEAR": 2010.0, "MME_Rate": 328.5, "ci_low": 323.9, "ci_high": 333.1}, {"YEAR": 2010.0, "MME_Rate": 329.9, "ci_low": 325.3, "ci_high": 334.6}, {"YEAR": 2010.0, "MME_Rate": 331.3, "ci_low": 326.6, "ci_high": 336.0}, {"YEAR": 2010.0, "MME_Rate": 332.7, "ci_low": 327.9, "ci_high": 337.5}, {"YEAR": 2011.0, "MME_Rate": 334.1, "ci_low": 329.2, "ci_high": 338.9}, {"YEAR": 2011.0, "MME_Rate": 335.5, "ci_low": 330.5, "ci_high": 340.4}, {"YEAR": 2011.0, "MME_Rate": 336.9, "ci_low": 331.9, "ci_high": 341.8}, {"YEAR": 2011.0, "MME_Rate": 338.2, "ci_low": 333.2, "ci_high": 343.3}, {"YEAR": 2011.0, "MME_Rate": 339.6, "ci_low": 334.5, "ci_high": 344.8}, {"YEAR": 2011.0, "MME_Rate": 341.0, "ci_low": 335.8, "ci_high": 346.2}, {"YEAR": 2011.0, "MME_Rate": 342.4, "ci_low": 337.1, "ci_high": 347.7}, {"YEAR": 2011.0, "MME_Rate": 343.8, "ci_low": 338.4, "ci_high": 349.2}, {"YEAR": 2011.0, "MME_Rate": 345.2, "ci_low": 339.8, "ci_high": 350.6}, {"YEAR": 2011.0, "MME_Rate": 346.6, "ci_low": 341.1, "ci_high": 352.1}], "data-76d3dc03e9fa1897c2f8af5c56c6f80f": [{"YEAR": 2012.0, "MME_Rate": 367.7, "ci_low": 294.3, "ci_high": 441.1}, {"YEAR": 2012.0, "MME_Rate": 367.4, "ci_low": 294.9, "ci_high": 440.0}, {"YEAR": 2012.0, "MME_Rate": 367.1, "ci_low": 295.4, "ci_high": 438.8}, {"YEAR": 2012.0, "MME_Rate": 366.8, "ci_low": 296.0, "ci_high": 437.6}, {"YEAR": 2012.0, "MME_Rate": 366.5, "ci_low": 296.6, "ci_high": 436.5}, {"YEAR": 2012.0, "MME_Rate": 366.2, "ci_low": 297.1, "ci_high": 435.3}, {"YEAR": 2012.0, "MME_Rate": 365.9, "ci_low": 297.6, "ci_high": 434.2}, {"YEAR": 2012.0, "MME_Rate": 365.6, "ci_low": 298.2, "ci_high": 433.1}, {"YEAR": 2012.0, "MME_Rate": 365.3, "ci_low": 298.7, "ci_high": 431.9}, {"YEAR": 2012.0, "MME_Rate": 365.0, "ci_low": 299.2, "ci_high": 430.8}, {"YEAR": 2012.0, "MME_Rate": 364.7, "ci_low": 299.7, "ci_high": 429.7}, {"YEAR": 2012.0, "MME_Rate": 364.4, "ci_low": 300.2, "ci_high": 428.6}, {"YEAR": 2012.0, "MME_Rate": 364.1, "ci_low": 300.7, "ci_high": 427.6}, {"YEAR": 2012.0, "MME_Rate": 363.8, "ci_low": 301.1, "ci_high": 426.5}, {"YEAR": 2012.0, "MME_Rate": 363.5, "ci_low": 301.6, "ci_high": 425.4}, {"YEAR": 2012.0, "MME_Rate": 363.2, "ci_low": 302.0, "ci_high": 424.4}, {"YEAR": 2012.0, "MME_Rate": 362.9, "ci_low": 302.5, "ci_high": 423.4}, {"YEAR": 2012.0, "MME_Rate": 362.6, "ci_low": 302.9, "ci_high": 422.3}, {"YEAR": 2012.0, "MME_Rate": 362.3, "ci_low": 303.3, "ci_high": 421.3}, {"YEAR": 2012.0, "MME_Rate": 362.0, "ci_low": 303.7, "ci_high": 420.3}, {"YEAR": 2012.0, "MME_Rate": 361.7, "ci_low": 304.1, "ci_high": 419.4}, {"YEAR": 2012.0, "MME_Rate": 361.4, "ci_low": 304.5, "ci_high": 418.4}, {"YEAR": 2012.0, "MME_Rate": 361.1, "ci_low": 304.8, "ci_high": 417.4}, {"YEAR": 2012.0, "MME_Rate": 360.8, "ci_low": 305.1, "ci_high": 416.5}, {"YEAR": 2012.0, "MME_Rate": 360.5, "ci_low": 305.5, "ci_high": 415.6}, {"YEAR": 2012.0, "MME_Rate": 360.2, "ci_low": 305.8, "ci_high": 414.7}, {"YEAR": 2013.0, "MME_Rate": 359.9, "ci_low": 306.1, "ci_high": 413.8}, {"YEAR": 2013.0, "MME_Rate": 359.6, "ci_low": 306.3, "ci_high": 412.9}, {"YEAR": 2013.0, "MME_Rate": 359.3, "ci_low": 306.6, "ci_high": 412.1}, {"YEAR": 2013.0, "MME_Rate": 359.0, "ci_low": 306.8, "ci_high": 411.2}, {"YEAR": 2013.0, "MME_Rate": 358.7, "ci_low": 307.0, "ci_high": 410.4}, {"YEAR": 2013.0, "MME_Rate": 358.4, "ci_low": 307.2, "ci_high": 409.6}, {"YEAR": 2013.0, "MME_Rate": 358.1, "ci_low": 307.4, "ci_high": 408.9}, {"YEAR": 2013.0, "MME_Rate": 357.8, "ci_low": 307.5, "ci_high": 408.1}, {"YEAR": 2013.0, "MME_Rate": 357.5, "ci_low": 307.6, "ci_high": 407.4}, {"YEAR": 2013.0, "MME_Rate": 357.2, "ci_low": 307.8, "ci_high": 406.7}, {"YEAR": 2013.0, "MME_Rate": 356.9, "ci_low": 307.8, "ci_high": 406.0}, {"YEAR": 2013.0, "MME_Rate": 356.6, "ci_low": 307.9, "ci_high": 405.4}, {"YEAR": 2013.0, "MME_Rate": 356.3, "ci_low": 307.9, "ci_high": 404.7}, {"YEAR": 2013.0, "MME_Rate": 356.0, "ci_low": 307.9, "ci_high": 404.1}, {"YEAR": 2013.0, "MME_Rate": 355.7, "ci_low": 307.9, "ci_high": 403.5}, {"YEAR": 2013.0, "MME_Rate": 355.4, "ci_low": 307.9, "ci_high": 403.0}, {"YEAR": 2013.0, "MME_Rate": 355.1, "ci_low": 307.8, "ci_high": 402.5}, {"YEAR": 2013.0, "MME_Rate": 354.8, "ci_low": 307.7, "ci_high": 401.9}, {"YEAR": 2013.0, "MME_Rate": 354.5, "ci_low": 307.6, "ci_high": 401.5}, {"YEAR": 2013.0, "MME_Rate": 354.2, "ci_low": 307.4, "ci_high": 401.0}, {"YEAR": 2013.0, "MME_Rate": 353.9, "ci_low": 307.3, "ci_high": 400.6}, {"YEAR": 2013.0, "MME_Rate": 353.6, "ci_low": 307.1, "ci_high": 400.2}, {"YEAR": 2013.0, "MME_Rate": 353.3, "ci_low": 306.8, "ci_high": 399.8}, {"YEAR": 2013.0, "MME_Rate": 353.0, "ci_low": 306.6, "ci_high": 399.5}, {"YEAR": 2013.0, "MME_Rate": 352.7, "ci_low": 306.3, "ci_high": 399.2}, {"YEAR": 2013.0, "MME_Rate": 352.4, "ci_low": 306.0, "ci_high": 398.9}, {"YEAR": 2013.0, "MME_Rate": 352.1, "ci_low": 305.6, "ci_high": 398.6}, {"YEAR": 2013.0, "MME_Rate": 351.8, "ci_low": 305.3, "ci_high": 398.4}, {"YEAR": 2013.0, "MME_Rate": 351.5, "ci_low": 304.9, "ci_high": 398.2}, {"YEAR": 2013.0, "MME_Rate": 351.2, "ci_low": 304.4, "ci_high": 398.0}, {"YEAR": 2013.0, "MME_Rate": 350.9, "ci_low": 304.0, "ci_high": 397.9}, {"YEAR": 2013.0, "MME_Rate": 350.6, "ci_low": 303.5, "ci_high": 397.8}, {"YEAR": 2013.0, "MME_Rate": 350.3, "ci_low": 303.0, "ci_high": 397.7}, {"YEAR": 2013.0, "MME_Rate": 350.0, "ci_low": 302.5, "ci_high": 397.6}, {"YEAR": 2013.0, "MME_Rate": 349.7, "ci_low": 301.9, "ci_high": 397.5}, {"YEAR": 2013.0, "MME_Rate": 349.4, "ci_low": 301.3, "ci_high": 397.5}, {"YEAR": 2013.0, "MME_Rate": 349.1, "ci_low": 300.7, "ci_high": 397.5}, {"YEAR": 2013.0, "MME_Rate": 348.8, "ci_low": 300.1, "ci_high": 397.6}, {"YEAR": 2013.0, "MME_Rate": 348.5, "ci_low": 299.4, "ci_high": 397.6}, {"YEAR": 2013.0, "MME_Rate": 348.2, "ci_low": 298.8, "ci_high": 397.7}, {"YEAR": 2013.0, "MME_Rate": 347.9, "ci_low": 298.1, "ci_high": 397.8}, {"YEAR": 2013.0, "MME_Rate": 347.6, "ci_low": 297.3, "ci_high": 397.9}, {"YEAR": 2013.0, "MME_Rate": 347.3, "ci_low": 296.6, "ci_high": 398.1}, {"YEAR": 2013.0, "MME_Rate": 347.0, "ci_low": 295.8, "ci_high": 398.3}, {"YEAR": 2013.0, "MME_Rate": 346.7, "ci_low": 295.0, "ci_high": 398.5}, {"YEAR": 2013.0, "MME_Rate": 346.4, "ci_low": 294.2, "ci_high": 398.7}, {"YEAR": 2013.0, "MME_Rate": 346.1, "ci_low": 293.4, "ci_high": 398.9}, {"YEAR": 2013.0, "MME_Rate": 345.8, "ci_low": 292.5, "ci_high": 399.1}, {"YEAR": 2013.0, "MME_Rate": 345.5, "ci_low": 291.7, "ci_high": 399.4}, {"YEAR": 2013.0, "MME_Rate": 345.2, "ci_low": 290.8, "ci_high": 399.7}, {"YEAR": 2014.0, "MME_Rate": 344.9, "ci_low": 289.9, "ci_high": 400.0}, {"YEAR": 2014.0, "MME_Rate": 344.6, "ci_low": 289.0, "ci_high": 400.3}, {"YEAR": 2014.0, "MME_Rate": 344.3, "ci_low": 288.0, "ci_high": 400.7}, {"YEAR": 2014.0, "MME_Rate": 344.0, "ci_low": 287.1, "ci_high": 401.0}, {"YEAR": 2014.0, "MME_Rate": 343.7, "ci_low": 286.1, "ci_high": 401.4}, {"YEAR": 2014.0, "MME_Rate": 343.4, "ci_low": 285.1, "ci_high": 401.8}, {"YEAR": 2014.0, "MME_Rate": 343.1, "ci_low": 284.1, "ci_high": 402.2}, {"YEAR": 2014.0, "MME_Rate": 342.8, "ci_low": 283.1, "ci_high": 402.6}, {"YEAR": 2014.0, "MME_Rate": 342.5, "ci_low": 282.1, "ci_high": 403.0}, {"YEAR": 2014.0, "MME_Rate": 342.2, "ci_low": 281.1, "ci_high": 403.4}, {"YEAR": 2014.0, "MME_Rate": 341.9, "ci_low": 280.0, "ci_high": 403.9}, {"YEAR": 2014.0, "MME_Rate": 341.6, "ci_low": 279.0, "ci_high": 404.3}, {"YEAR": 2014.0, "MME_Rate": 341.3, "ci_low": 277.9, "ci_high": 404.8}, {"YEAR": 2014.0, "MME_Rate": 341.0, "ci_low": 276.8, "ci_high": 405.3}, {"YEAR": 2014.0, "MME_Rate": 340.7, "ci_low": 275.7, "ci_high": 405.8}, {"YEAR": 2014.0, "MME_Rate": 340.4, "ci_low": 274.6, "ci_high": 406.3}, {"YEAR": 2014.0, "MME_Rate": 340.1, "ci_low": 273.5, "ci_high": 406.8}, {"YEAR": 2014.0, "MME_Rate": 339.8, "ci_low": 272.4, "ci_high": 407.3}, {"YEAR": 2014.0, "MME_Rate": 339.5, "ci_low": 271.3, "ci_high": 407.8}, {"YEAR": 2014.0, "MME_Rate": 339.3, "ci_low": 270.1, "ci_high": 408.4}, {"YEAR": 2014.0, "MME_Rate": 339.0, "ci_low": 269.0, "ci_high": 408.9}, {"YEAR": 2014.0, "MME_Rate": 338.7, "ci_low": 267.8, "ci_high": 409.5}, {"YEAR": 2014.0, "MME_Rate": 338.4, "ci_low": 266.7, "ci_high": 410.0}, {"YEAR": 2014.0, "MME_Rate": 338.1, "ci_low": 265.5, "ci_high": 410.6}, {"YEAR": 2014.0, "MME_Rate": 337.8, "ci_low": 264.3, "ci_high": 411.2}]}}
